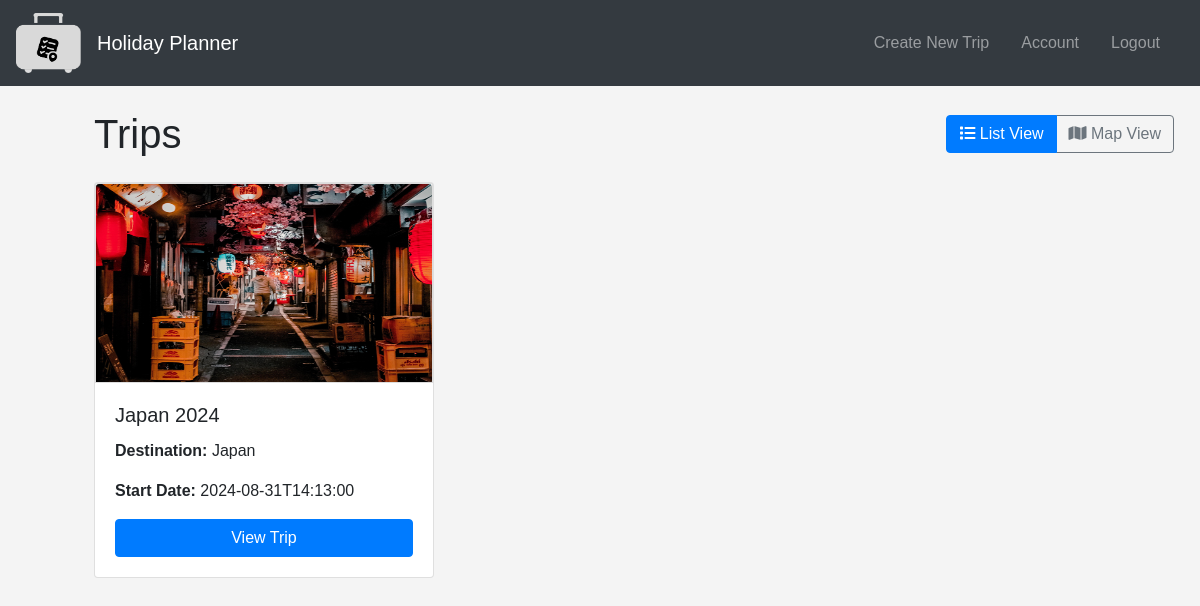
The page /home (signed in) on the database as committed earlier.
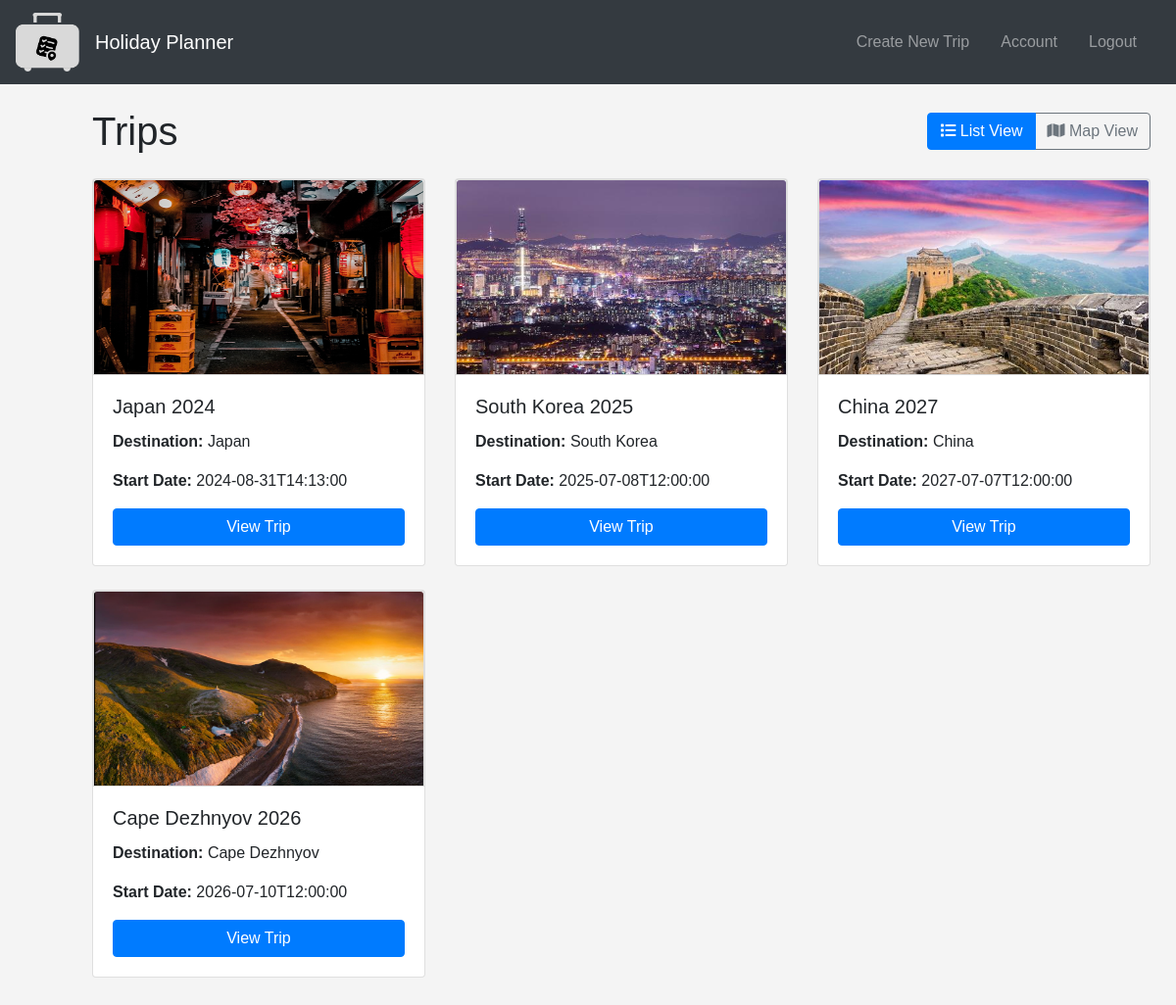
The same page on the database as committed later.
### models.py (models this page shows, shortened)
class Trip(db.Model):
    id = db.Column(db.Integer, primary_key=True)
    name = db.Column(db.String(100), nullable=False)
    date_posted = db.Column(db.DateTime, nullable=False, default=datetime.utcnow)
    destination = db.Column(db.String(100), nullable=False)
    photo_file = db.Column(db.String(20), nullable=False, default='default.jpg')
    latitude = db.Column(db.Float, nullable=False)
    longitude = db.Column(db.Float, nullable=False)
    start_date = db.Column(db.DateTime, nullable=False)
    user_id = db.Column(db.Integer, db.ForeignKey('user.id'), nullable=False)
    itineraries = db.relationship('Itinerary', backref='trip', lazy=True, cascade="all, delete-orphan")
    def serialize(self):
        return {
            'id': self.id,
            'name': self.name,
            'date_posted': self.date_posted.isoformat(),
            'destination': self.destination,
            'photo_file': self.photo_file,
            'latitude': self.latitude,
            'longitude': self.longitude,
            'start_date': self.start_date.isoformat(),
            'user_id': self.user_id
        }

### routes.py (the view)
@app.route('/')
@app.route('/home')
def home():
    if current_user.is_authenticated:
        trips = Trip.query.filter_by(user_id=current_user.id).all()
        serialized_trips = [trip.serialize() for trip in trips]
    else:
        serialized_trips = []
    return render_template('home.html', trips=serialized_trips)

### models.py (called while the page is built)
@login_manager.user_loader
def load_user(user_id):
    return User.query.get(int(user_id))

### templates/home.html (shortened to what this page needs)
{% extends "base.html" %}
{% block content %}
<div class="container mt-4">
    {% if trips %}
    <div class="d-flex justify-content-between align-items-center mb-4">
        <h1 class="mb-0">Trips</h1>
        <div class="btn-group" role="group" aria-label="View switch">
            <button id="listViewBtn" class="btn btn-outline-primary active">
                <i class="fas fa-list"></i> List View
            </button>
            <button id="mapViewBtn" class="btn btn-outline-secondary">
                <i class="fas fa-map"></i> Map View
            </button>
        </div>
    </div>
    <div id="listView" class="row">
        {% for trip in trips %}
        <div class="col-md-4 mb-4">
            <div class="card trip-card">
                <div class="card-img-top-container">
                    <img src="{{ url_for('static', filename='trip_pics/' ~ trip.photo_file) }}" class="card-img-top" alt="{{ trip.name }}">
                </div>
                <div class="card-body d-flex flex-column">
                    <h5 class="card-title">{{ trip.name }}</h5>
                    <p class="card-text"><strong>Destination:</strong> {{ trip.destination }}</p>
                    <p class="card-text"><strong>Start Date:</strong> {{ trip.start_date }}</p>
                    <a href="{{ url_for('trip', trip_id=trip.id) }}" class="btn btn-primary mt-auto">View Trip</a>
                </div>
            </div>
        </div>
        {% endfor %}
    </div>
    {% endif %}
</div>
{% endblock %}

### templates/base.html (shortened to what this page needs)
<!DOCTYPE html>
<html lang="en">
<head>
    <link rel="stylesheet" href="https://stackpath.bootstrapcdn.com/bootstrap/4.5.2/css/bootstrap.min.css">
    <link rel="stylesheet" href="https://cdn.jsdelivr.net/npm/flatpickr/dist/flatpickr.min.css">
    <link rel="stylesheet" href="https://unpkg.com/leaflet@1.9.4/dist/leaflet.css"/>
    <link rel="stylesheet" href="{{ url_for('static', filename='styles.css') }}">
</head>
<body>
    <nav class="navbar navbar-expand-lg navbar-dark bg-dark fixed-top">
        <a href="{{ url_for('home') }}">
            <img class="navbar-brand" src="../static/Logo/Holiday_Planner_Logo.png" width="65" height="70" >
        </a>
        <a class="navbar-brand" href="{{ url_for('home') }}">Holiday Planner</a>
        <div class="collapse navbar-collapse">
            <ul class="navbar-nav ml-auto">
                {% if current_user.is_authenticated %}
                <li class="nav-item">
                    <a class="nav-link" href="{{ url_for('new_trip') }}">Create New Trip</a>
                </li>
                <li class="nav-item">
                    <a class="nav-link" href="{{ url_for('account') }}">Account</a>
                </li>
                <li class="nav-item">
                    <a class="nav-link" href="{{ url_for('logout') }}">Logout</a>
                </li>
                {% endif %}
            </ul>
        </div>
    </nav>
    <div class="container content-wrapper mt-4">
        {% block content %}{% endblock %}
    </div>
</body>
</html>

### static/styles.css (style rules this page uses)
body { font-family: Arial, sans-serif; margin: 0; padding: 0; background-color: #f4f4f4; }
nav { background-color: #333; color: #fff; padding: 1rem; }
nav ul { list-style: none; padding: 0; }
nav ul li { display: inline; margin-right: 1rem; }
nav ul li a { color: #fff; text-decoration: none; }
.container { margin: 2rem; }
.trip-card { transition: transform 0.2s, box-shadow 0.2s; }
.card-img-top-container { width: 100%; height: 200px; border: 1px solid #ddd; display: flex; justify-content: center; align-items: center; overflow: hidden; }
.card-img-top { max-width: 100%; max-height: 100%; }
.navbar { position: sticky; top: 0; z-index: 1000; transition: top 0.3s; }

### templates/base.html (style rules this page uses)
.navbar { transition: top 0.3s; }

Rows that differ between the two databases and show on the page:
added Trip: photo_file (picture), name "South Korea 2025", destination "South Korea", start_date "2025-07-08T12:00:00"
added Trip: photo_file (picture), name "China 2027", destination "China", start_date "2027-07-07T12:00:00"
added Trip: photo_file (picture), name "Cape Dezhnyov 2026", destination "Cape Dezhnyov", start_date "2026-07-10T12:00:00"
